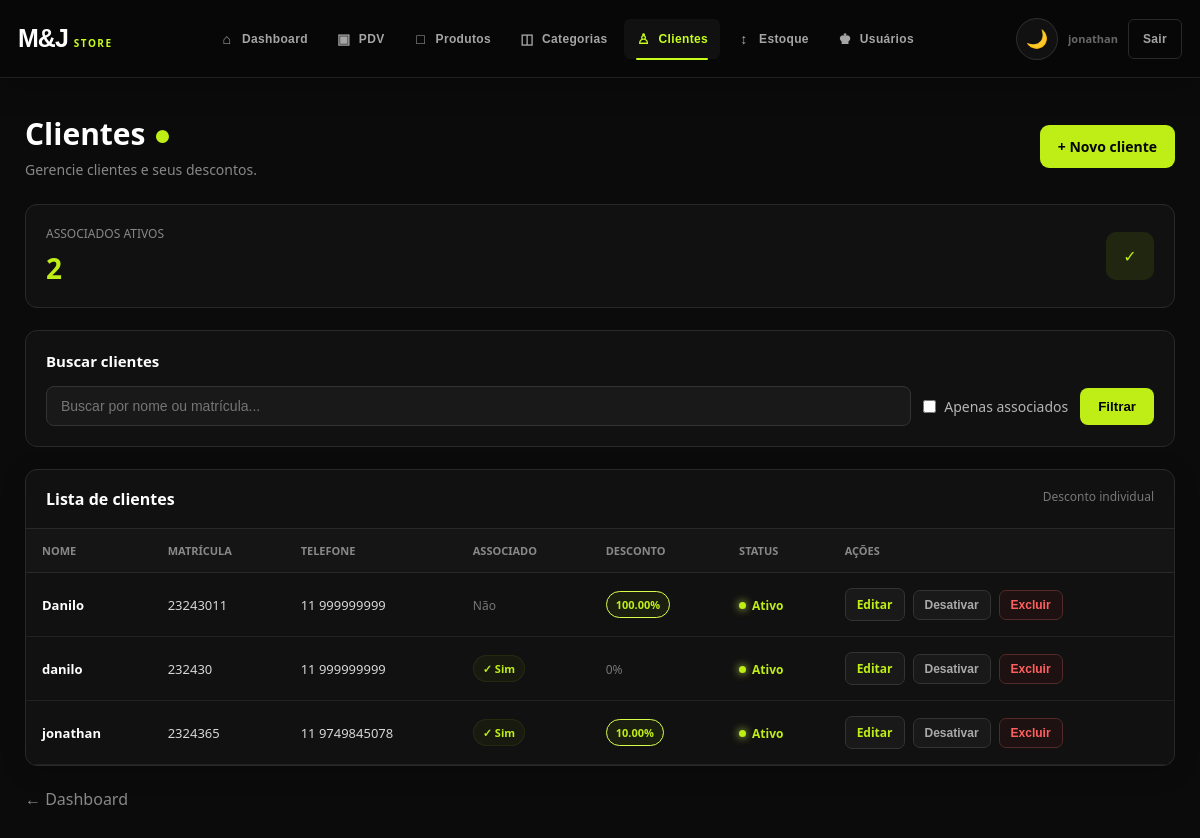
Screenshot of /clientes/ (signed in) with the database file from the repository.
### app/models/cliente.py (models this page shows)
class Cliente(Base):
    __tablename__ = "clientes"
    id = Column(
        Integer,
        primary_key=True,
        index=True
    )
    nome = Column(
        String(150),
        nullable=False
    )
    matricula = Column(
        String(100),
        unique=True,
        nullable=True
    )
    telefone = Column(
        String(30),
        nullable=True
    )
    is_associado = Column(
        Boolean,
        default=False,
        nullable=False
    )
    ativo = Column(
        Boolean,
        default=True,
        nullable=False
    )
    desconto_percentual = Column(
        Float,
        default=0.0,
        nullable=False
    )
    criado_em = Column(
        DateTime,
        server_default=func.now(),
        nullable=False
    )
    vendas = relationship(
        "Venda",
        back_populates="cliente"
    )

### app/controllers/clientes_controller.py (the view)
@router.get("/")
def listar_clientes(
    request: Request,
    busca: str = "",
    apenas_associados: bool = False,
    db: Session = Depends(get_db),
    admin=Depends(get_admin)
):
    query = db.query(Cliente)
    if busca:
        texto = busca.strip()
        query = query.filter(
            Cliente.nome.ilike(
                f"%{texto}%"
            )
            |
            Cliente.matricula.ilike(
                f"%{texto}%"
            )
        )
    if apenas_associados:
        query = query.filter(
            Cliente.is_associado == True
        )
    clientes = (
        query
        .order_by(Cliente.nome)
        .all()
    )
    total_associados = (
        db.query(Cliente)
        .filter(
            Cliente.is_associado == True,
            Cliente.ativo == True
        )
        .count()
    )
    return templates.TemplateResponse(
        request=request,
        name="clientes/index.html",
        context={
            "request": request,
            "usuario": admin,
            "clientes": clientes,
            "busca": busca,
            "apenas_associados":
                apenas_associados,
            "total_associados":
                total_associados
        }
    )

### app/templates/clientes/index.html (shortened to what this page needs)
<!DOCTYPE html>
<html lang="pt-br">
<head>
    <link
        rel="stylesheet"
        href="/static/css/navbar.css"
    >
</head>
<body>
    {% include "shared/navbar.html" %}
    <main class="container">
        <div class="page-header">
            <div class="titulo-area">
                <h1>
                    Clientes <span>●</span>
                </h1>
                <p>
                    Gerencie clientes e seus descontos.
                </p>
            </div>
            <a
                href="/clientes/novo"
                class="btn-novo"
            >
                + Novo cliente
            </a>
        </div>
        <div class="estatistica">
            <div class="estatistica-info">
                <span>
                    Associados ativos
                </span>
                <strong>
                    {{ total_associados }}
                </strong>
            </div>
            <div class="estatistica-icon">
                ✓
            </div>
        </div>
        <section class="filtros">
            <div class="filtros-titulo">
                Buscar clientes
            </div>
            <form
                method="get"
                action="/clientes"
                class="filtros-form"
            >
                <input
                    class="busca"
                    type="text"
                    name="busca"
                    placeholder="Buscar por nome ou matrícula..."
                    value="{{ busca }}"
                >
                <label class="checkbox-area">
                    <input
                        type="checkbox"
                        name="apenas_associados"
                        value="true"
                    >
                    Apenas associados
                </label>
                <button
                    type="submit"
                    class="btn-filtrar"
                >
                    Filtrar
                </button>
            </form>
        </section>
        <section class="tabela-container">
            <div class="tabela-topo">
                <h2>
                    Lista de clientes
                </h2>
                <span>
                    Desconto individual
                </span>
            </div>
            <table>
                <thead>
                    <tr>
                        <th>Nome</th>
                        <th>Matrícula</th>
                        <th>Telefone</th>
                        <th>Associado</th>
                        <th>Desconto</th>
                        <th>Status</th>
                        <th>Ações</th>
                    </tr>
                </thead>
                <tbody>
                    {% for c in clientes %}
                    <tr>
                        <td>
                            <span class="cliente-nome">
                                {{ c.nome }}
                            </span>
                        </td>
                        <td>
                            {{ c.matricula or "—" }}
                        </td>
                        <td>
                            {{ c.telefone or "—" }}
                        </td>
                        <td>
                            {% if c.is_associado %}
                                <span class="badge-associado">
                                    ✓ Sim
                                </span>
                            {% else %}
                                <span class="badge-sem-desconto">
                                    Não
                                </span>
                            {% endif %}
                        </td>
                        <td>
                            {% if c.desconto_percentual and
                                  c.desconto_percentual > 0 %}
                                <span class="badge-desconto">
                                    {{ "%.2f"|format(
                                        c.desconto_percentual
                                    ) }}%
                                </span>
                            {% else %}
                                <span class="badge-sem-desconto">
                                    0%
                                </span>
                            {% endif %}
                        </td>
                        <td>
                            {% if c.ativo %}
                                <span class="status ativo">
                                    Ativo
                                </span>
                            {% else %}
                                <span class="status inativo">
                                    Inativo
                                </span>
                            {% endif %}
                        </td>
                        <td>
                            <div class="acoes">
                                <a
                                    href="/clientes/{{ c.id }}/editar"
                                    class="btn-editar"
                                >
                                    Editar
                                </a>
                                <form
                                    action="/clientes/{{ c.id }}/toggle-ativo"
                                    method="post"
                                    style="display:inline"
                                >
                                    <button
                                        type="submit"
                                        class="btn-status"
                                    >
                                        {{
                                            "Desativar"
                                            if c.ativo
                                            else
                                            "Ativar"
                                        }}
                                    </button>
                                </form>
                                <form
                                    action="/clientes/{{ c.id }}/excluir"
                                    method="post"
                                    style="display:inline"
                                    onsubmit="
                                        return confirm(
                                            'Deseja excluir o cliente {{ c.nome|e }}?'
                                        );
                                    "
                                >
                                    <button
                                        type="submit"
                                        class="btn-excluir"
                                    >
                                        Excluir
                                    </button>
                                </form>
                            </div>
                        </td>
                    </tr>
                    {% endfor %}
                </tbody>
            </table>
        </section>
        <a
            href="/"
            class="voltar"
        >
            ← Dashboard
        </a>
    </main>
</body>
</html>

### app/templates/shared/navbar.html (shortened to what this page needs)
<nav class="app-navbar" aria-label="Navegação principal">
    <div class="app-navbar-inner">
        <a href="/" class="app-navbar-brand" aria-label="M&J Store - Dashboard">
            <span class="app-navbar-brand-main">M&J</span>
            <span class="app-navbar-brand-sub">STORE</span>
        </a>
        <div class="app-navbar-menu" id="app-navbar-menu">
            <div class="app-navbar-links">
                <a
                    href="/"
                    class="app-navbar-link {% if request.url.path == '/' %}active{% endif %}"
                >
                    <span class="app-navbar-icon">⌂</span>
                    Dashboard
                </a>
                <a
                    href="/pdv"
                    class="app-navbar-link {% if request.url.path.startswith('/pdv') %}active{% endif %}"
                >
                    <span class="app-navbar-icon">▣</span>
                    PDV
                </a>
                <a
                    href="/produtos"
                    class="app-navbar-link {% if request.url.path.startswith('/produtos') %}active{% endif %}"
                >
                    <span class="app-navbar-icon">□</span>
                    Produtos
                </a>
                {% if usuario and usuario.get('role') == 'admin' %}
                <a
                    href="/categorias"
                    class="app-navbar-link {% if request.url.path.startswith('/categorias') %}active{% endif %}"
                >
                    <span class="app-navbar-icon">◫</span>
                    Categorias
                </a>
                {% endif %}
                {% if usuario and usuario.get('role') == 'admin' %}
                <a
                    href="/clientes"
                    class="app-navbar-link {% if request.url.path.startswith('/clientes') %}active{% endif %}"
                >
                    <span class="app-navbar-icon">♙</span>
                    Clientes
                </a>
                {% endif %}
                {% if usuario and usuario.get('role') == 'admin' %}
                <a
                    href="/movimentacoes"
                    class="app-navbar-link {% if request.url.path.startswith('/movimentacoes') %}active{% endif %}"
                >
                    <span class="app-navbar-icon">↕</span>
                    Estoque
                </a>
                {% endif %}
                {% if usuario and usuario.get('role') == 'admin' %}
                <a
                    href="/usuarios"
                    class="app-navbar-link {% if request.url.path.startswith('/usuarios') %}active{% endif %}"
                >
                    <span class="app-navbar-icon">♚</span>
                    Usuários
                </a>
                {% endif %}
            </div>
            <div class="app-navbar-actions">
                <button
                    type="button"
                    class="app-navbar-theme"
                    id="themeToggle"
                    aria-label="Mudar para tema claro"
                    aria-pressed="false"
                    title="Mudar tema"
                >
                </button>
                <span class="app-navbar-user">
                    {% if usuario %}
                        {{ usuario.nome or usuario.get('nome') or usuario.email or usuario.get('email') or 'Usuário' }}
                    {% else %}
                        Sistema
                    {% endif %}
                </span>
                <a
                    href="/auth/logout"
                    class="app-navbar-logout"
                >
                    Sair
                </a>
            </div>
        </div>
    </div>
</nav>

### app/static/css/navbar.css (style rules this page uses)
:root { --navbar-bg: #080808; --navbar-border: #202020; --navbar-text: #a5a5a5; --navbar-hover: #ffffff; --navbar-neon: #c8ff1a; }
body { padding-top: 78px !important; }
.app-navbar { position: fixed; inset: 0 0 auto 0; height: 78px; width: 100%; z-index: 9999; background: rgba(8, 8, 8, 0.97); border-bottom: 1px solid var(--navbar-border); box-shadow: 0 10px 30px rgba(0, 0, 0, 0.22); backdrop-filter: blur(10px); -webkit-backdrop-filter: blur(10px); }
.app-navbar-inner { width: min(1500px, calc(100% - 36px)); height: 100%; margin: 0 auto; display: flex; align-items: center; gap: 24px; }
.app-navbar-brand { display: inline-flex; align-items: baseline; gap: 6px; min-width: 165px; text-decoration: none; line-height: 1; }
.app-navbar-brand-main { color: #ffffff; font-family: 'Montserrat', sans-serif; font-size: 25px; font-weight: 900; letter-spacing: -1px; }
.app-navbar-brand-sub { color: var(--navbar-neon); font-size: 10px; font-weight: 900; letter-spacing: 1.5px; }
.app-navbar-menu { flex: 1; min-width: 0; display: flex; align-items: center; justify-content: space-between; gap: 18px; }
.app-navbar-links { display: flex; align-items: center; gap: 4px; min-width: 0; }
.app-navbar-link, .app-navbar-logout { position: relative; display: inline-flex; align-items: center; gap: 7px; min-height: 40px; padding: 0 12px; color: var(--navbar-text); text-decoration: none; font-family: 'Montserrat', sans-serif; font-size: 12px; font-weight: 800; letter-spacing: .35px; white-space: nowrap; transition: color .2s ease, background-color .2s ease; border-radius: 6px; }
.app-navbar-link:hover, .app-navbar-link.active, .app-navbar-logout:hover { color: var(--navbar-hover); background: #111111; }
.app-navbar-link.active { color: var(--navbar-neon); }
.app-navbar-link.active::after { content: ''; position: absolute; left: 12px; right: 12px; bottom: -1px; height: 2px; background: var(--navbar-neon); border-radius: 2px; }
.app-navbar-icon { display: inline-flex; width: 16px; justify-content: center; color: currentColor; font-size: 14px; line-height: 1; }
.app-navbar-actions { display: flex; align-items: center; gap: 10px; flex-shrink: 0; }
.app-navbar-user { max-width: 180px; overflow: hidden; text-overflow: ellipsis; white-space: nowrap; color: #676767; font-size: 11px; font-weight: 700; }
.app-navbar-logout { border: 1px solid #292929; padding-inline: 14px; }

### app/templates/shared/navbar.html (style rules this page uses)
.app-navbar-theme { width: 42px; height: 42px; display: flex; align-items: center; justify-content: center; padding: 0; border: 1px solid rgba(255,255,255,0.12); border-radius: 50%; background: #111111; color: #ffffff; font-size: 18px; cursor: pointer; transition: transform 0.25s ease, background 0.3s ease, color 0.3s ease, border-color 0.3s ease, box-shadow 0.3s ease; }

### rows the page displays
Cliente: nome "jonathan", matricula "2324365", telefone "11 9749845078", is_associado "✓ Sim", desconto_percentual "10.00", shows "Ativo", ativo "Desativar"
Cliente: nome "Danilo", matricula "23243011", telefone "11 999999999", is_associado "Não", desconto_percentual "100.00", shows "Ativo", ativo "Desativar"
Cliente: nome "danilo", matricula "232430", telefone "11 999999999", is_associado "✓ Sim", desconto_percentual "0%", shows "Ativo", ativo "Desativar"

### other values shown
{{ total_associados }} "2"
